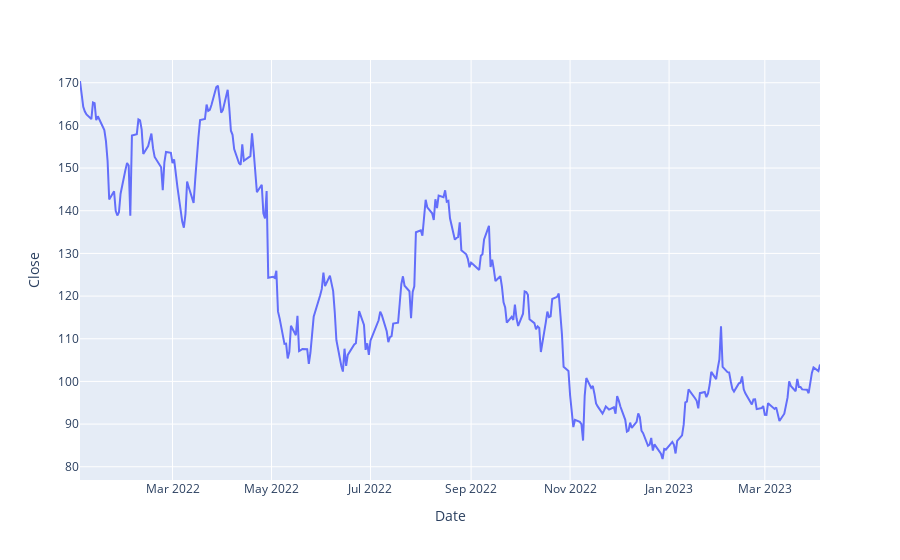

The notebook cell saved with this chart:
### Code cell
px.line(amzn_hist.reset_index(), y="Close", x="Date")

### Figure 1 — Plotly figure (JSON) as saved in the notebook; plotly's stock layout.template omitted (floating-point values rounded to 4 significant figures; data arrays with more than 128 entries replaced by an {"elided": "..."} marker saying what was removed)
{"data": [{"hovertemplate": "Date=%{x}<br>Close=%{y}<extra></extra>", "legendgroup": "", "line": {"color": "#636efa", "dash": "solid"}, "marker": {"symbol": "circle"}, "mode": "lines", "name": "", "orientation": "v", "showlegend": false, "type": "scatter", "x": {"elided": "315 str values"}, "xaxis": "x", "y": {"elided": "315 float values"}, "yaxis": "y"}], "layout": {"legend": {"tracegroupgap": 0}, "margin": {"t": 60}, "xaxis": {"anchor": "y", "domain": [0, 1], "title": {"text": "Date"}}, "yaxis": {"anchor": "x", "domain": [0, 1], "title": {"text": "Close"}}}}
